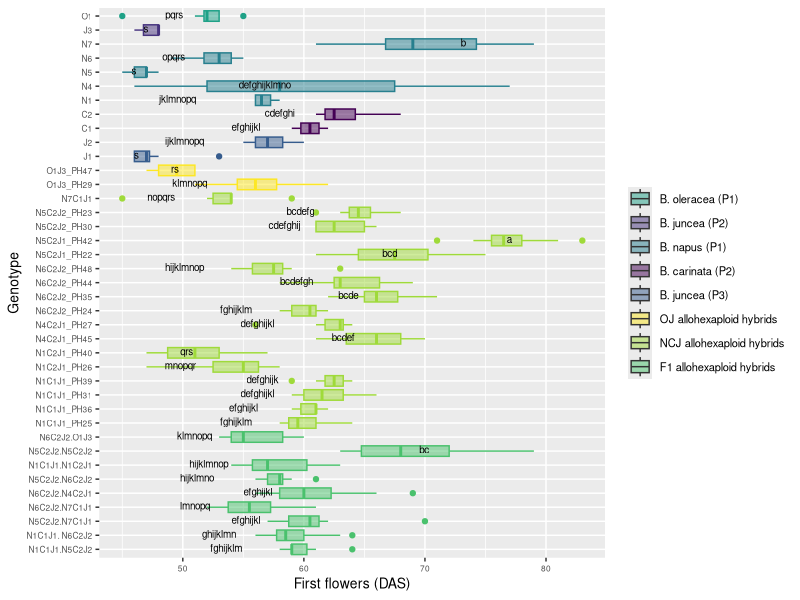

Source code (R):
# Comparison 2XY: Novel allohexaploids

#load packages 
install.packages("multcompView")
install.packages("viridis")
library(viridisLite)
library(viridis)
library(tidyverse)
library(dplyr)
library(ggplot2)
library(ggpubr)
library(datasets)
library(multcompView)


# vollständige Rohdatentabelle laden ######
getwd()
DATA <- read_csv("EPPN raw data complete 220419.csv")
View(DATA)


#drop first column
DATA = DATA[,2:37]
View(DATA)

#Comparison 2XY	einschließlich JO allohexaploids
# Aim: to determine if the NCJ allohexaploids have more similarity to each other than to their parent genotypes 

#### subsetting #####
#IMPORTANT: N5C2J2.N5C2J1_PH43 has only one parent genotype: N5C2J2 (PH30 and PH23), 
# N5C2J1_PH42 wieder drin

comp_2XY4 <- DATA[DATA$Genotype %in% c("N5", "N6", "N1", "N4", "N7","C1", "C2", "J1", "J2", 
                                      "O1", "J3",
                                      
                                      "N6C2J2_PH24", "N6C2J2_PH35", "N6C2J2_PH44", "N6C2J2_PH48", 
                                     "N5C2J1_PH22", "N5C2J1_PH42", "N5C2J2_PH30", "N5C2J2_PH23", "N1C1J1_PH25", "N1C1J1_PH36", 
                                     "N1C1J1_PH31", "N1C1J1_PH39", "N1C2J1_PH26", "N1C2J1_PH40", "N4C2J1_PH45",
                                     "N4C2J1_PH27", "N7C1J1",
                                     "O1J3_PH29", "O1J3_PH47",	
                                     
                                     "N1C1J1.N5C2J2", "N6C2J2.N7C1J1", "N5C2J2.N7C1J1", "N1C1J1. N6C2J2",
                                     "N5C2J2.N6C2J2","N1C1J1.N1C2J1", "N5C2J2.N5C2J2", "N6C2J2.N4C2J1", "N6C2J2.O1J3"), ]
head(comp_2XY4)
View(comp_2XY4)

#create column giving generation###############################################
#N5C2J1_PH42 wieder drin ######################################################## 
comp_2XY4 <- comp_2XY4 %>%
  mutate(Type = case_when(
  Genotype == "O1" ~ "B. oleracea (P1)",
  Genotype == "J3" ~ "B. juncea (P2)",
  Genotype == "N1" ~ "B. napus (P1)",
  Genotype == "N4" ~ "B. napus (P1)",
  Genotype == "N5" ~ "B. napus (P1)",
  Genotype == "N6" ~ "B. napus (P1)",
  Genotype == "N7" ~ "B. napus (P1)",
  Genotype == "C1" ~ "B. carinata (P2)",
  Genotype == "C2" ~ "B. carinata (P2)",
  Genotype == "J1" ~ "B. juncea (P3)",
  Genotype == "J2" ~ "B. juncea (P3)",
  Genotype == "O1J3_PH29" ~ "OJ allohexaploid hybrids",
  Genotype == "O1J3_PH47" ~ "OJ allohexaploid hybrids",
  Genotype == "N5C2J1_PH22" ~ "NCJ allohexaploid hybrids",
  Genotype == "N5C2J1_PH42" ~ "NCJ allohexaploid hybrids",
  Genotype == "N5C2J2_PH23" ~ "NCJ allohexaploid hybrids",
  Genotype == "N6C2J2_PH24" ~ "NCJ allohexaploid hybrids",
  Genotype == "N1C1J1_PH25" ~ "NCJ allohexaploid hybrids",
  Genotype == "N1C2J1_PH26" ~ "NCJ allohexaploid hybrids",
  Genotype == "N4C2J1_PH27" ~ "NCJ allohexaploid hybrids",
  Genotype == "N5C2J2_PH30" ~ "NCJ allohexaploid hybrids",
  Genotype == "N1C1J1_PH31" ~ "NCJ allohexaploid hybrids",
  Genotype == "N6C2J2_PH35" ~ "NCJ allohexaploid hybrids",
  Genotype == "N1C1J1_PH36" ~ "NCJ allohexaploid hybrids",
  Genotype == "N1C1J1_PH39" ~ "NCJ allohexaploid hybrids",
  Genotype == "N1C2J1_PH40" ~ "NCJ allohexaploid hybrids",
  Genotype == "N6C2J2_PH44" ~ "NCJ allohexaploid hybrids",
  Genotype == "N4C2J1_PH45" ~ "NCJ allohexaploid hybrids",
  Genotype == "N6C2J2_PH48" ~ "NCJ allohexaploid hybrids",
  Genotype == "N7C1J1" ~ "NCJ allohexaploid hybrids",
  Genotype == "N1C1J1.N5C2J2" ~ "F1 allohexaploid hybrids",
  Genotype == "N1C1J1.N1C2J1" ~ "F1 allohexaploid hybrids",
  Genotype == "N5C2J2.N7C1J1" ~ "F1 allohexaploid hybrids",
  Genotype == "N5C2J2.N5C2J2" ~ "F1 allohexaploid hybrids",
  Genotype == "N1C1J1. N6C2J2" ~ "F1 allohexaploid hybrids",
  Genotype == "N5C2J2.N6C2J2" ~ "F1 allohexaploid hybrids",
  Genotype == "N6C2J2.O1J3" ~ "F1 allohexaploid hybrids",
  Genotype == "N6C2J2.N4C2J1" ~ "F1 allohexaploid hybrids",
  Genotype == "N6C2J2.N7C1J1" ~ "F1 allohexaploid hybrids"))
view(comp_2XY4)

# ANOVA, Tukey & Boxplot with CLD according to Rosane Rech##########################################################
# loading the appropriate libraries
library(datasets)

#remove previous objects
rm(anova)
rm(tukey)
rm(cld)
rm(Tk)
rm(ANOVA_Tukey_2XY4)

# analysis of variance
anova <- aov(first_flowers_DAS ~ Genotype, data = comp_2XY4)
summary(anova)

# Tukey's test
tukey <- TukeyHSD(anova)
print(tukey)

# compact letter display
cld <- multcompLetters4(anova, tukey)
print(cld)

# table with factors and 3rd quantile
Tk <- group_by(comp_2XY4, Genotype) %>%
  summarise(mean = round(mean(first_flowers_DAS, na.rm = TRUE), digits = 1), quant = round(quantile(first_flowers_DAS, probs = 0.75, na.rm = TRUE), digits = 1)) %>%
  arrange(desc(mean)) #WICHTIG: arrange(desc(mean)) muss hier rein!!!

# extracting the compact letter display and adding to the Tk table
cld <- as.data.frame.list(cld$Genotype)
Tk$cld <- cld$Letters
print(Tk) # print dient der Überprüfung: Mittelwerte und Letter code 
# in der gleichen Reihenfolge angeordnet?


#create column giving generation###############################################
#N5C2J1_PH42 wieder drin ########################################################
ANOVA_Tukey_2XY4 <- Tk %>%
  mutate(Type = case_when(
    Genotype == "O1" ~ "B. oleracea (P1)",
    Genotype == "J3" ~ "B. juncea (P2)",
    Genotype == "N1" ~ "B. napus (P1)",
    Genotype == "N4" ~ "B. napus (P1)",
    Genotype == "N5" ~ "B. napus (P1)",
    Genotype == "N6" ~ "B. napus (P1)",
    Genotype == "N7" ~ "B. napus (P1)",
    Genotype == "C1" ~ "B. carinata (P2)",
    Genotype == "C2" ~ "B. carinata (P2)",
    Genotype == "J1" ~ "B. juncea (P3)",
    Genotype == "J2" ~ "B. juncea (P3)",
    Genotype == "O1J3_PH29" ~ "OJ allohexaploid hybrids",
    Genotype == "O1J3_PH47" ~ "OJ allohexaploid hybrids",
    Genotype == "N5C2J1_PH22" ~ "NCJ allohexaploid hybrids",
    Genotype == "N5C2J1_PH42" ~ "NCJ allohexaploid hybrids",
    Genotype == "N5C2J2_PH23" ~ "NCJ allohexaploid hybrids",
    Genotype == "N6C2J2_PH24" ~ "NCJ allohexaploid hybrids",
    Genotype == "N1C1J1_PH25" ~ "NCJ allohexaploid hybrids",
    Genotype == "N1C2J1_PH26" ~ "NCJ allohexaploid hybrids",
    Genotype == "N4C2J1_PH27" ~ "NCJ allohexaploid hybrids",
    Genotype == "N5C2J2_PH30" ~ "NCJ allohexaploid hybrids",
    Genotype == "N1C1J1_PH31" ~ "NCJ allohexaploid hybrids",
    Genotype == "N6C2J2_PH35" ~ "NCJ allohexaploid hybrids",
    Genotype == "N1C1J1_PH36" ~ "NCJ allohexaploid hybrids",
    Genotype == "N1C1J1_PH39" ~ "NCJ allohexaploid hybrids",
    Genotype == "N1C2J1_PH40" ~ "NCJ allohexaploid hybrids",
    Genotype == "N6C2J2_PH44" ~ "NCJ allohexaploid hybrids",
    Genotype == "N4C2J1_PH45" ~ "NCJ allohexaploid hybrids",
    Genotype == "N6C2J2_PH48" ~ "NCJ allohexaploid hybrids",
    Genotype == "N7C1J1" ~ "NCJ allohexaploid hybrids",
    Genotype == "N1C1J1.N5C2J2" ~ "F1 allohexaploid hybrids",
    Genotype == "N1C1J1.N1C2J1" ~ "F1 allohexaploid hybrids",
    Genotype == "N5C2J2.N7C1J1" ~ "F1 allohexaploid hybrids",
    Genotype == "N5C2J2.N5C2J2" ~ "F1 allohexaploid hybrids",
    Genotype == "N1C1J1. N6C2J2" ~ "F1 allohexaploid hybrids",
    Genotype == "N5C2J2.N6C2J2" ~ "F1 allohexaploid hybrids",
    Genotype == "N6C2J2.O1J3" ~ "F1 allohexaploid hybrids",
    Genotype == "N6C2J2.N4C2J1" ~ "F1 allohexaploid hybrids",
    Genotype == "N6C2J2.N7C1J1" ~ "F1 allohexaploid hybrids"))
view(ANOVA_Tukey_2XY4)


# Reorder factor levels in comp_2XY4
comp_2XY4ord <- comp_2XY4                             
comp_2XY4ord$Genotype <- factor(comp_2XY4ord$Genotype,     
                                levels = c("N1C1J1.N5C2J2", "N1C1J1. N6C2J2", 
                                           "N5C2J2.N7C1J1", "N6C2J2.N7C1J1", "N6C2J2.N4C2J1",
                                           "N5C2J2.N6C2J2", "N1C1J1.N1C2J1","N5C2J2.N5C2J2", 
                                           "N6C2J2.O1J3", 
                                             
                                           "N1C1J1_PH25", "N1C1J1_PH36","N1C1J1_PH31", "N1C1J1_PH39", 
                                           "N1C2J1_PH26", "N1C2J1_PH40", "N4C2J1_PH45","N4C2J1_PH27",
                                           "N6C2J2_PH24", "N6C2J2_PH35", "N6C2J2_PH44", "N6C2J2_PH48", 
                                           "N5C2J1_PH22", "N5C2J1_PH42", "N5C2J2_PH30", "N5C2J2_PH23", 
                                           "N7C1J1",
                                           
                                           "O1J3_PH29", "O1J3_PH47",
                                           
                                           "J1", "J2",  
                                           "C1", "C2",  
                                           "N1", "N4", "N5", "N6", "N7",
                                           "J3",
                                           "O1"))

ANOVA_Tukey_2XY4ord <- ANOVA_Tukey_2XY4
ANOVA_Tukey_2XY4ord$Genotype <- factor(ANOVA_Tukey_2XY4ord$Genotype,     
                                  levels = c("N1C1J1.N5C2J2", "N1C1J1. N6C2J2", 
                                             "N5C2J2.N7C1J1", "N6C2J2.N7C1J1", "N6C2J2.N4C2J1",
                                             "N5C2J2.N6C2J2", "N1C1J1.N1C2J1","N5C2J2.N5C2J2", 
                                             "N6C2J2.O1J3", 
                                             
                                             "N1C1J1_PH25", "N1C1J1_PH36","N1C1J1_PH31", "N1C1J1_PH39", 
                                             "N1C2J1_PH26", "N1C2J1_PH40", "N4C2J1_PH45","N4C2J1_PH27",
                                             "N6C2J2_PH24", "N6C2J2_PH35", "N6C2J2_PH44", "N6C2J2_PH48", 
                                             "N5C2J1_PH22", "N5C2J1_PH42", "N5C2J2_PH30", "N5C2J2_PH23", 
                                             "N7C1J1",
                                             
                                             "O1J3_PH29", "O1J3_PH47",
                                             
                                             "J1", "J2",  
                                             "C1", "C2",  
                                             "N1", "N4", "N5", "N6", "N7",
                                             "J3",
                                             "O1"))


#boxplot first_flowers_DAS 2XY4
ggplot(comp_2XY4ord, aes(Genotype, first_flowers_DAS, fill = Type, color = Type)) + 
  geom_boxplot() +
  labs(x="Genotype", y="First flowers (DAS)") +
  geom_text(data = ANOVA_Tukey_2XY4, aes(x = Genotype, y = quant, label = cld), color = "black", size = 2.5, vjust = 0.3, hjust = 3) +
  coord_flip() +
  theme(axis.title = element_text(size = 14),
        legend.text = element_text(size = 8),
        legend.title= element_blank(),
        axis.title.x = element_text(size = 10),
        axis.title.y = element_text(size = 10),
        axis.text.x = element_text(size = 6),
        axis.text.y = element_text(size = 6)) +
  scale_color_viridis(discrete = TRUE, option = "D", direction = 1, alpha = 1, guide = "none") +  #legend removed by guide = "none" 
  scale_fill_viridis(discrete = TRUE, option = "D", direction = 1, alpha = 0.5,
                     breaks=c("B. oleracea (P1)", "B. juncea (P2)", 
                              "B. napus (P1)", "B. carinata (P2)", "B. juncea (P3)", 
                              "OJ allohexaploid hybrids", "NCJ allohexaploid hybrids", "F1 allohexaploid hybrids"),
                     labels=c("B. oleracea (P1)", "B. juncea (P2)", 
                              "B. napus (P1)", "B. carinata (P2)", "B. juncea (P3)", 
                              "OJ allohexaploid hybrids", "NCJ allohexaploid hybrids", "F1 allohexaploid hybrids")) ##reorder legend labels!
